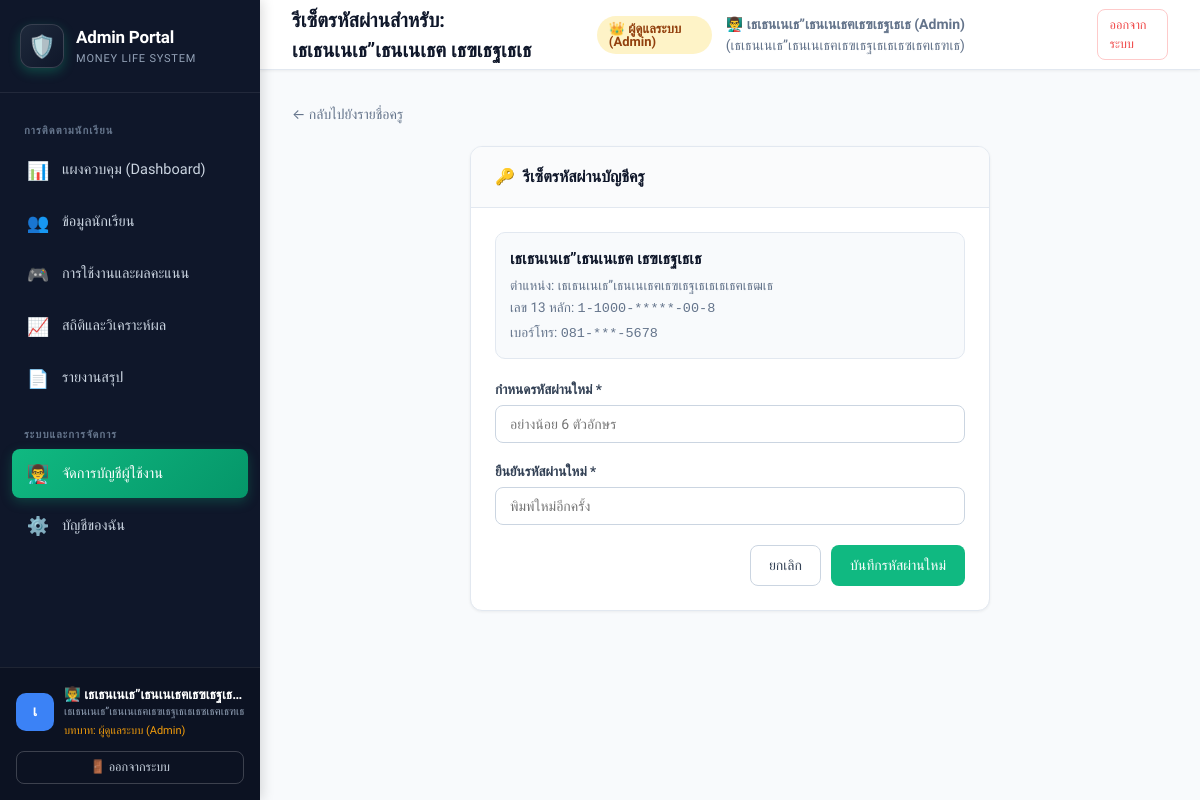
The app's page /teacher/admin/teacher_reset_password.php?id=1 (signed in) with its own data.
### tables this page shows
CREATE TABLE `teachers` (
  `id` int(10) unsigned NOT NULL AUTO_INCREMENT,
  `first_name` varchar(100) NOT NULL,
  `last_name` varchar(100) NOT NULL,
  `position` varchar(100) NOT NULL DEFAULT 'เธเธฃเธนเธเธนเนเธชเธญเธ',
  `national_id` varchar(13) DEFAULT NULL,
  `phone` varchar(20) DEFAULT NULL,
  `username` varchar(50) DEFAULT NULL,
  `password_hash` varchar(255) NOT NULL,
  `status` enum('pending','approved','rejected','suspended') NOT NULL DEFAULT 'pending',
  `phone_verified` tinyint(1) NOT NULL DEFAULT 0,
  `full_name` varchar(100) DEFAULT NULL,
  `email` varchar(100) DEFAULT NULL,
  `role` enum('teacher','admin') NOT NULL DEFAULT 'teacher',
  `otp_code` varchar(10) DEFAULT NULL,
  `otp_expires_at` datetime DEFAULT NULL,
  `is_active` tinyint(1) NOT NULL DEFAULT 1,
  `failed_login_attempts` int(11) NOT NULL DEFAULT 0,
  `locked_until` datetime DEFAULT NULL,
  `two_factor_secret` varchar(255) DEFAULT NULL,
  `two_factor_enabled` tinyint(1) NOT NULL DEFAULT 0,
  `remember_token` varchar(255) DEFAULT NULL,
  `created_at` timestamp NOT NULL DEFAULT current_timestamp(),
  `approved_at` datetime DEFAULT NULL,
  `approved_by` int(10) unsigned DEFAULT NULL,
  `last_login_at` datetime DEFAULT NULL,
  PRIMARY KEY (`id`),
  UNIQUE KEY `national_id` (`national_id`),
  UNIQUE KEY `phone` (`phone`)
);

### teacher/auth/permissions.php (called while the page is built, shortened)
<?php
function e($string) {
    return htmlspecialchars((string)$string, ENT_QUOTES, 'UTF-8');
}
function mask_national_id($id) {
    $id = preg_replace('/[^0-9]/', '', (string)$id);
    return substr($id, 0, 1) . '-' . substr($id, 1, 4) . '-*****-' . substr($id, 10, 2) . '-' . substr($id, 12, 1);
}
function mask_phone_number($phone) {
    $clean = preg_replace('/[^0-9]/', '', (string)$phone);
    if (strlen($clean) === 10) {
        return substr($clean, 0, 3) . '-***-' . substr($clean, 6);
    }
    return $phone;
}

### teacher/admin/teacher_reset_password.php (the view, shortened to what this page needs)
<?php
$teacherId = (int)($_GET['id'] ?? 0);
$stmt = $pdo->prepare("SELECT id, first_name, last_name, position, national_id, phone FROM teachers WHERE id = ?");
$stmt->execute([$teacherId]);
$target = $stmt->fetch();
$pageTitle = 'รีเซ็ตรหัสผ่านสำหรับ: ' . $target['first_name'] . ' ' . $target['last_name'];
require_once __DIR__ . '/../includes/header.php';
?>
<div style="margin-bottom: 20px;">
    <a href="teachers.php" style="color: #64748b; text-decoration: none; font-size: 14px;">← กลับไปยังรายชื่อครู</a>
</div>
<div class="card" style="max-width: 520px; margin: 0 auto;">
    <div class="card-header">
        <div class="card-title">
            <span>🔑</span> รีเซ็ตรหัสผ่านบัญชีครู
        </div>
    </div>
    <div class="card-body">
        <div style="background: #f8fafc; border: 1px solid #e2e8f0; border-radius: 10px; padding: 14px; margin-bottom: 20px;">
            <div style="font-weight: 700; font-size: 16px; color: #0f172a; margin-bottom: 4px;">
                <?= e($target['first_name'] . ' ' . $target['last_name']) ?>
            </div>
            <div style="font-size: 13.5px; color: #64748b; display: flex; flex-direction: column; gap: 2px;">
                <span>ตำแหน่ง: <?= e($target['position']) ?></span>
                <span>เลข 13 หลัก: <code><?= mask_national_id($target['national_id']) ?></code></span>
                <span>เบอร์โทร: <code><?= mask_phone_number($target['phone']) ?></code></span>
            </div>
        </div>
        <form method="POST" action="teacher_reset_password.php?id=<?= $teacherId ?>">
            <div class="form-group">
                <label class="form-label" for="new_password">กำหนดรหัสผ่านใหม่ *</label>
                <input type="password" id="new_password" name="new_password" class="form-control" required placeholder="อย่างน้อย 6 ตัวอักษร">
            </div>
            <div class="form-group">
                <label class="form-label" for="confirm_password">ยืนยันรหัสผ่านใหม่ *</label>
                <input type="password" id="confirm_password" name="confirm_password" class="form-control" required placeholder="พิมพ์ใหม่อีกครั้ง">
            </div>
            <div style="display: flex; gap: 10px; justify-content: flex-end; margin-top: 20px;">
                <a href="teachers.php" class="btn btn-outline">ยกเลิก</a>
                <button type="submit" class="btn btn-primary">บันทึกรหัสผ่านใหม่</button>
            </div>
        </form>
    </div>
</div>
<?php require_once __DIR__ . '/../includes/footer.php'; ?>

### teacher/includes/header.php (shortened to what this page needs)
<?php
$currentRoute = basename($_SERVER['PHP_SELF']);
$currentTeacherName = $_SESSION['teacher_name'] ?? 'ครูผู้สอน';
$currentTeacherRole = $_SESSION['teacher_role'] ?? 'teacher';
$roleLabel = ($currentTeacherRole === 'admin') ? 'ผู้ดูแลระบบ (Admin)' : 'ครูผู้สอน';
$roleClass = ($currentTeacherRole === 'admin') ? 'admin' : '';
$isAdmin = ($currentTeacherRole === 'admin');
$isInAdminFolder = strpos($_SERVER['PHP_SELF'], '/teacher/admin/') !== false;
$baseTeacherUrl = $isInAdminFolder ? '../' : '';
?>
<!DOCTYPE html>
<html lang="th">
<head>
    <link rel="stylesheet" href="<?= $baseTeacherUrl ?>assets/css/teacher.css">
</head>
<body>
<div class="app-container">
    <aside class="sidebar">
        <div class="sidebar-header">
            <div class="sidebar-logo" style="background: linear-gradient(135deg, #1e293b, #0f172a); border: 1px solid rgba(255,255,255,0.15);">🛡️</div>
            <div class="sidebar-title">
                <h2>Admin Portal</h2>
                <p>Money Life System</p>
            </div>
        </div>
        <nav class="sidebar-nav">
            <div class="nav-group-title">การติดตามนักเรียน</div>
            <a href="<?= $baseTeacherUrl ?>index.php" class="nav-item <?= ($currentRoute === 'index.php') ? 'active' : '' ?>">
                <span class="icon">📊</span> แผงควบคุม (Dashboard)
            </a>
            <a href="<?= $baseTeacherUrl ?>students.php" class="nav-item <?= ($currentRoute === 'students.php' || $currentRoute === 'student.php') ? 'active' : '' ?>">
                <span class="icon">👥</span> ข้อมูลนักเรียน
            </a>
            <a href="<?= $baseTeacherUrl ?>results.php" class="nav-item <?= ($currentRoute === 'results.php' || $currentRoute === 'session.php') ? 'active' : '' ?>">
                <span class="icon">🎮</span> การใช้งานและผลคะแนน
            </a>
            <a href="<?= $baseTeacherUrl ?>analytics.php" class="nav-item <?= ($currentRoute === 'analytics.php') ? 'active' : '' ?>">
                <span class="icon">📈</span> สถิติและวิเคราะห์ผล
            </a>
            <a href="<?= $baseTeacherUrl ?>reports.php" class="nav-item <?= ($currentRoute === 'reports.php') ? 'active' : '' ?>">
                <span class="icon">📄</span> รายงานสรุป
            </a>
            <div class="nav-group-title" style="margin-top: 14px;">ระบบและการจัดการ</div>
            <a href="<?= $baseTeacherUrl ?>admin/teachers.php" class="nav-item <?= (strpos($_SERVER['PHP_SELF'], '/admin/') !== false) ? 'active' : '' ?>">
                <span class="icon">👨‍🏫</span> จัดการบัญชีผู้ใช้งาน
            </a>
            <a href="<?= $baseTeacherUrl ?>profile.php" class="nav-item <?= ($currentRoute === 'profile.php') ? 'active' : '' ?>">
                <span class="icon">⚙️</span> บัญชีของฉัน
            </a>
        </nav>
        <div class="sidebar-footer">
            <div class="user-badge">
                <div class="user-avatar"><?= mb_substr($currentTeacherName, 0, 1, 'UTF-8') ?></div>
                <div class="user-info">
                    <div class="user-name" title="<?= e($currentTeacherName) ?>">👨‍🏫 <?= e($currentTeacherName) ?></div>
                    <div style="font-size: 11px; color: #94a3b8;"><?= e($_SESSION['teacher_position'] ?? 'ครูผู้สอน') ?></div>
                    <div class="user-role <?= $roleClass ?>" style="margin-top: 2px;">บทบาท: <?= $roleLabel ?></div>
                </div>
            </div>
            <div style="margin-top: 12px;">
                <a href="<?= $baseTeacherUrl ?>logout.php" class="btn btn-outline btn-sm" style="width: 100%; border-color: rgba(255,255,255,0.2); color: #cbd5e1;">
                    🚪 ออกจากระบบ
                </a>
            </div>
        </div>
    </aside>
    <div class="main-wrapper">
        <header class="top-bar">
            <div style="display: flex; align-items: center; gap: 14px;">
                <div class="top-bar-title">
                    <h1><?= e($pageTitle) ?></h1>
                </div>
            </div>
            <div class="top-bar-actions">
                <span class="badge <?= $isAdmin ? 'badge-warning' : 'badge-success' ?>" style="font-size: 13px; padding: 6px 12px;">
                    <?= $isAdmin ? '👑 ' . $roleLabel : '🎓 ' . $roleLabel ?>
                </span>
                <span style="color: #64748b; font-size: 14px;">
                    👨‍🏫 <strong><?= e($currentTeacherName) ?></strong> (<?= e($_SESSION['teacher_position'] ?? 'ครูผู้สอน') ?>)
                </span>
                <a href="<?= $baseTeacherUrl ?>logout.php" class="btn btn-outline btn-sm" style="color: #ef4444; border-color: #fecaca;">
                    ออกจากระบบ
                </a>
            </div>
        </header>
        <main class="page-content">

### records on screen
teachers: pageTitle "รีเซ็ตรหัสผ่านสำหรับ: เธเธนเนเธ”เธนเนเธฅ เธฃเธฐเธเธ", first_name+last_name "เธเธนเนเธ”เธนเนเธฅ เธฃเธฐเธเธ", position "เธเธนเนเธ”เธนเนเธฅเธฃเธฐเธเธเธเธฅเธฒเธ", national "1-1000-*****-00-8", phone "081-***-5678"

### other values on screen
mb_substr($currentTeacherName, 0, 1, 'UTF-8') "เ"
$currentTeacherName "เธเธนเนเธ”เธนเนเธฅเธฃเธฐเธ…"
$_SESSION['teacher_position'] "เธเธนเนเธ”เธนเนเธฅเธฃเธฐเธเธเธซเธฅเธฑเธ"
$roleLabel "ผู้ดูแลระบบ (Admin)"
$currentTeacherName "เธเธนเนเธ”เธนเนเธฅเธฃเธฐเธเธ (Admin)"
